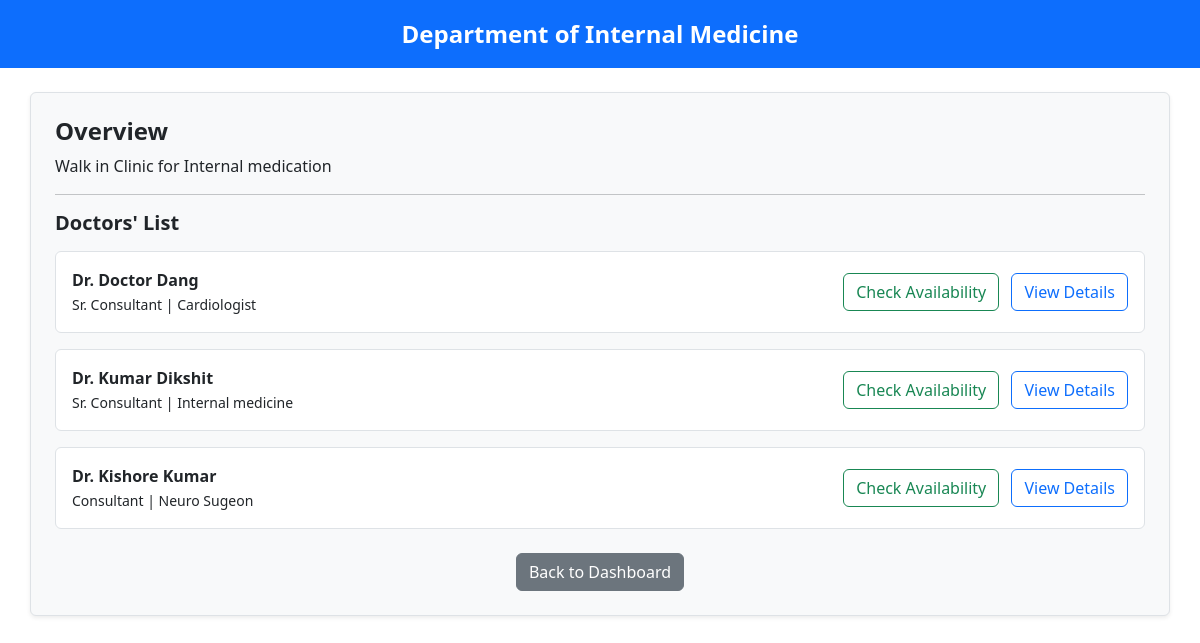
The app's page /department/1 (signed in) with its own data.
### application/models.py (models this page shows)
class Department(UserMixin, db.Model):
    id = db.Column(db.Integer(), primary_key = True)
    name = db.Column(db.String(), nullable = False, unique = True)
    description = db.Column(db.String(), nullable = False)
    doctor = db.relationship('Doctor', backref = 'department')

class Doctor(UserMixin, db.Model):
    id = db.Column(db.Integer(), primary_key = True)
    username = db.Column(db.String(), nullable = False, unique = True)
    password = db.Column(db.String(), nullable = False)
    name = db.Column(db.String(), nullable = False)
    qualification = db.Column(db.String(), nullable = False)
    experience = db.Column(db.Integer(), nullable = False)
    fee = db.Column(db.Integer(), nullable = False)
    flagged = db.Column(db.Integer(), nullable = False,default = 0)
    specialization = db.Column(db.String(), nullable = False)
    designation = db.Column(db.String(), nullable = False)
    registration_num = db.Column(db.String(), nullable = False)
    doctor_id = db.Column(db.Integer(), db.ForeignKey("user.id"), nullable = False)
    appointment = db.relationship('Appointment', backref = 'doctor')
    department_id = db.Column(db.Integer(), db.ForeignKey("department.id"), nullable = False)

### application/routes.py (the view)
@app.route('/department/<int:dep_id>')
@login_required
def department_details(dep_id):
    if current_user.user_role != 2:
        return render_template('patient_login.html', error="Access denied. Only patients can view departments.")
    department = Department.query.get_or_404(dep_id)
    doctors = Doctor.query.filter_by(department_id=dep_id).all()
    return render_template('department_details.html', department=department, doctors=doctors)

### templates/department_details.html (shortened to what this page needs)
<!DOCTYPE html>
<html lang="en">
<head>
  <link href="https://cdn.jsdelivr.net/npm/bootstrap@5.3.3/dist/css/bootstrap.min.css" rel="stylesheet">
</head>
<body>
  <div class="text-bg-primary p-3 text-center fs-4 fw-bold">
    Department of {{ department.name }}
  </div>
  <div class="container mt-4 mb-5 p-4 border rounded bg-light shadow-sm">
    <h4 class="fw-bold">Overview</h4>
    <p>{{ department.description }}</p>
    <hr>
    <h5 class="fw-bold mb-3">Doctors' List</h5>
    {% for doc in doctors %}
    <div class="d-flex justify-content-between align-items-center border rounded p-3 mb-3 bg-white">
      <div>
        <strong>Dr. {{ doc.name }}</strong><br>
        <small>{{ doc.designation }} | {{ doc.specialization }}</small>
      </div>
      <div>
        <a href="{{ url_for('doctor_availability', doctor_id=doc.id) }}" class="btn btn-outline-success me-2">
          Check Availability
        </a>
        <a href="#" class="btn btn-outline-primary">View Details</a>
      </div>
    </div>
    {% else %}
    <p>No doctors found for this department.</p>
    {% endfor %}
    <div class="text-center mt-4">
      <a href="{{ url_for('patient_dashboard') }}" class="btn btn-secondary">Back to Dashboard</a>
    </div>
  </div>
</body>
</html>

### records on screen
Department: name "Internal Medicine", description "Walk in Clinic for Internal medication"
Doctor: name "Doctor Dang", designation "Sr. Consultant", specialization "Cardiologist"
Doctor: name "Kumar Dikshit", designation "Sr. Consultant", specialization "Internal medicine"
Doctor: name "Kishore Kumar", designation "Consultant", specialization "Neuro Sugeon"
